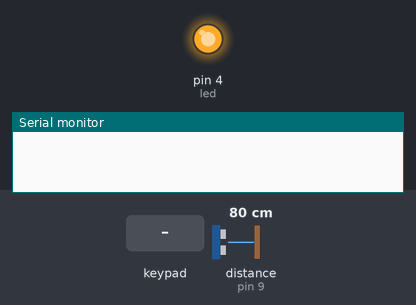
Recording of a sketch running on a simulated Arduino Uno, built with avr-gcc and run on an emulated ATmega328P. Parts: output pins drawn as LEDs (lit = HIGH), the last lines printed to the serial monitor. Wiring (inferred from the names in the program): ultrasonic range finder: trigger pin 8; echo pin 9. Inputs (shaded band) come from the test bench; at power-on: distance to the obstacle (sensor on pin 9) 80 cm. The echo pulse lasts 58.3 µs per cm; the modem accepts every AT command (registered, SIM ready, sends succeed) and sends nothing else; pins used as bus, display or sensor lines are not drawn.

Above: at 3.2 s.
3.3 s: key '1' pressed
4.9 s: keypad keys 1 3 1 2 1 1 1 0 # pressed 0.4 s apart
At 28.43 s:
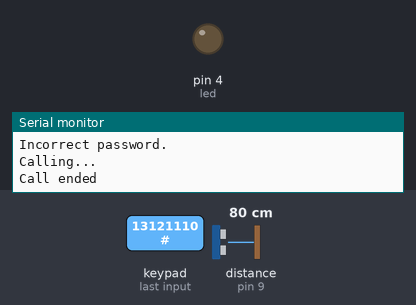
Timing chart, 0 to 29.8 s (numbered marks = the images above; inputs shaded):
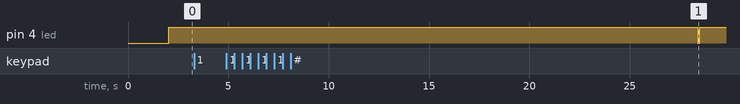

Measured:
- after the input at 4.9 s, pin 4 (led): HIGH → LOW after 23.5 s, → HIGH 0.11 s later

The sketch:

final_project.ino
```cpp
#include <SoftwareSerial.h>
#include <Keypad.h>

// GSM module serial communication pins
SoftwareSerial mySerial(3, 2);

// Ultrasonic sensor pins
#define trigPin 8
#define echoPin 9

// LED pin
int led = 4;

char password[] = "xxxx"; // Change the password here
char enteredPassword[5] = "";  // Buffer to store entered password
int passwordLength = 4;   // Length of the password

// Keypad setup
const byte ROWS = 4;
const byte COLS = 3;
char keys[ROWS][COLS] = {
  {'1','2','3'},
  {'4','5','6'},
  {'7','8','9'},
  {'*','0','#'}
};

byte rowPins[ROWS] = {13, 12, 11, 10};
byte colPins[COLS] = {7, 6, 5};
Keypad keypad = Keypad(makeKeymap(keys), rowPins, colPins, ROWS, COLS);

bool motionDetected = false;
unsigned long motionDetectedTime;

void setup() {
  pinMode(trigPin, OUTPUT);
  pinMode(echoPin, INPUT);
  pinMode(led, OUTPUT);
  mySerial.begin(9600); // GSM module baud rate
  Serial.begin(9600); // Serial monitor baud rate

  // Initialize the GSM module
  mySerial.println("AT");
  delay(1000);
  mySerial.println("AT+CMGF=1"); // Set GSM module to SMS mode
  delay(1000);
}

void loop() {
  long duration, distance;
  digitalWrite(trigPin, LOW);
  delayMicroseconds(2);
  digitalWrite(trigPin, HIGH);
  delayMicroseconds(10);
  digitalWrite(trigPin, LOW);
  duration = pulseIn(echoPin, HIGH);
  distance = (duration / 2) / 29.1; // Convert to centimeters

  if (distance >= 4) { // If someone is detected within 10 cm

    digitalWrite(led, HIGH); // Turn on LED as an indicator
    motionDetected = true;

    motionDetectedTime = millis(); // Store the time when motion was detected
  }

  if (motionDetected) {
    // Keep detecting keys only for 30 seconds after motion is detected
    if (millis() - motionDetectedTime <= 30000) {
      char key = keypad.getKey();

      if (key != NO_KEY) {
        Serial.print("Key pressed: ");
        Serial.println(key);
        if (key == '#') {
          if (checkPassword()) {
            digitalWrite(led, LOW);
            delay(20000);
            Serial.println("Password correct!"); // Print to serial monitor

          } else {
            Serial.println("Incorrect password."); // Print to serial monitor
            makeCall();
          }
          clearPassword();
          motionDetected = false; // Reset motion detection
        } else {
          appendKey(key);
        }
      }
    } else {
      // Reset motion detection if no key is pressed within 30 seconds
      Serial.println("No password entered within 30 seconds.");
      motionDetected = false;
      clearPassword();
    }
  } else {
    digitalWrite(led, LOW); // Turn off LED
  }

  delay(100);
}

void makeCall() {
  Serial.println("Calling...");
  mySerial.println("ATD+94xxxxxxxx;"); // Replace with the desired phone number
  delay(20000); // Duration of the call (20 seconds)
  mySerial.println("ATH"); // Hang up
  Serial.println("Call ended");
  digitalWrite(led, LOW);
}


void clearPassword() {
  memset(enteredPassword, 0, sizeof(enteredPassword));
}

bool checkPassword() {
  return strcmp(enteredPassword, password) == 0;
}

void appendKey(char key) {
  int len = strlen(enteredPassword);
  if (len < passwordLength) {
    enteredPassword[len] = key;
    enteredPassword[len + 1] = '\0'; // Null-terminate the string
    Serial.print("Entered: ");
    Serial.println(enteredPassword);
  }
}
```
